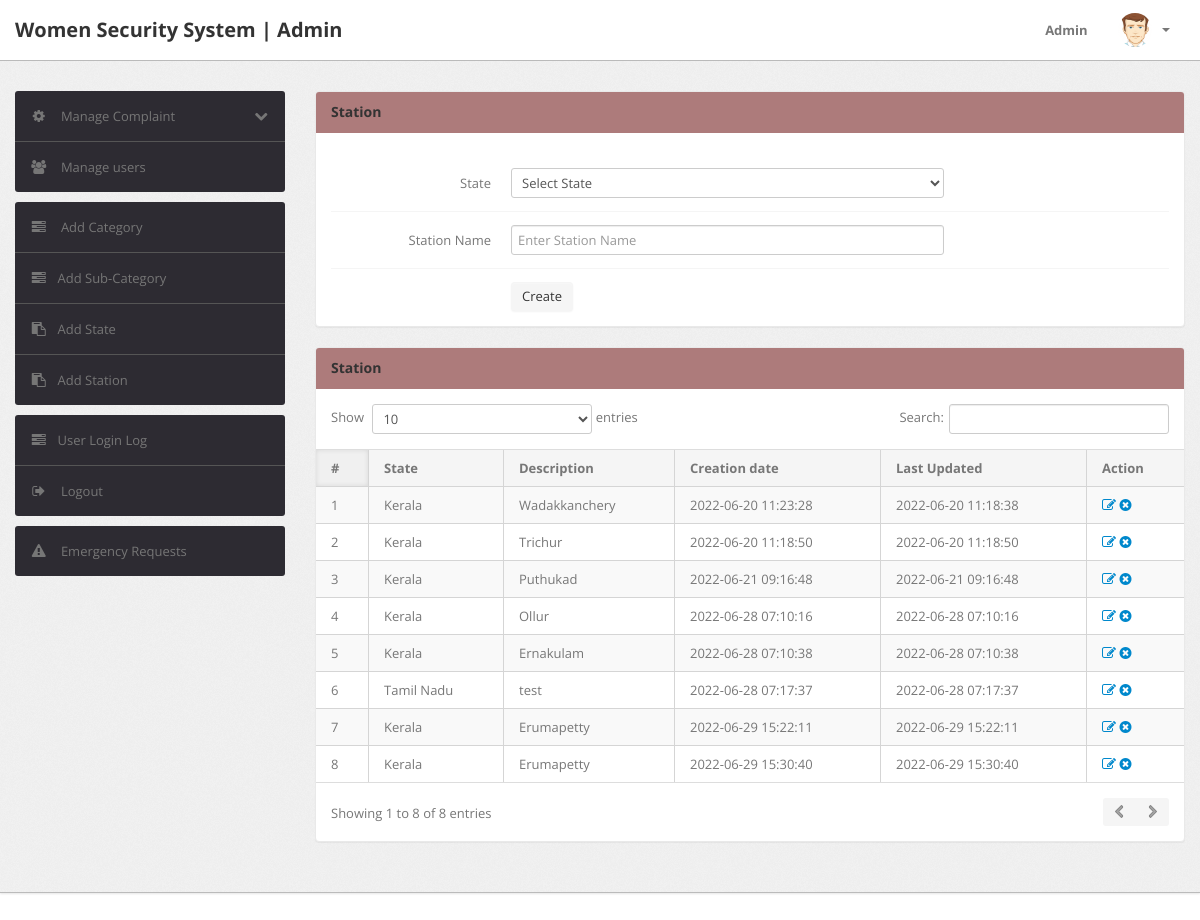
The page /admin/station.php (signed in) on the database its author committed.
### tables this page shows
CREATE TABLE `station` (
  `id` int(11) NOT NULL,
  `stateid` int(11) NOT NULL,
  `station` varchar(255) NOT NULL,
  `creationDate` timestamp NOT NULL DEFAULT current_timestamp() ON UPDATE current_timestamp(),
  `updationDate` timestamp NOT NULL DEFAULT current_timestamp()
);

CREATE TABLE `state` (
  `id` int(11) NOT NULL,
  `stateName` varchar(255) NOT NULL,
  `stateDescription` tinytext NOT NULL,
  `postingDate` timestamp NOT NULL DEFAULT current_timestamp(),
  `updationDate` varchar(255) DEFAULT NULL
);

### admin/station.php (the view, shortened to what this page needs)
<?php
include('include/config.php');
if(strlen($_SESSION['alogin'])==0)
	{
header('location:index.php');
}
else{
?>
<!DOCTYPE html>
<html lang="en">
<head>
	<link type="text/css" href="bootstrap/css/bootstrap.min.css" rel="stylesheet">
	<link type="text/css" href="bootstrap/css/bootstrap-responsive.min.css" rel="stylesheet">
	<link type="text/css" href="css/theme.css" rel="stylesheet">
	<link type="text/css" href="images/icons/css/font-awesome.css" rel="stylesheet">
</head>
<body>
<?php include('include/header.php');?>
	<div class="wrapper">
		<div class="container">
			<div class="row">
<?php include('include/sidebar.php');?>
			<div class="span9">
					<div class="content">
						<div class="module">
							<div class="module-head">
								<h3>Station</h3>
							</div>
							<div class="module-body">
									<br />
			<form class="form-horizontal row-fluid" name="station" method="post" >
<div class="control-group">
<label class="control-label" for="basicinput">State</label>
<div class="controls">
<select name="category" class="span8 tip" required>
<option value="">Select State</option>
</select>
</div>
</div>
<div class="control-group">
<label class="control-label" for="basicinput">Station Name</label>
<div class="controls">
<input type="text" placeholder="Enter Station Name"  name="subcategory" class="span8 tip" required>
</div>
</div>
	<div class="control-group">
											<div class="controls">
												<button type="submit" name="submit" class="btn">Create</button>
											</div>
										</div>
									</form>
							</div>
						</div>
	<div class="module">
							<div class="module-head">
								<h3>Station</h3>
							</div>
							<div class="module-body table">
								<table cellpadding="0" cellspacing="0" border="0" class="datatable-1 table table-bordered table-striped	 display" width="100%">
									<thead>
										<tr>
											<th>#</th>
											<th>State</th>
											<th>Description</th>
											<th>Creation date</th>
											<th>Last Updated</th>
											<th>Action</th>
										</tr>
									</thead>
									<tbody>
<?php $query=mysqli_query($bd, "select station.id,state.stateName,station.station,station.creationDate,station.updationDate from station join state on state.id=station.stateid");
$cnt=1;
while($row=mysqli_fetch_array($query))
{
?>
										<tr>
											<td><?php echo htmlentities($cnt);?></td>
											<td><?php echo htmlentities($row['stateName']);?></td>
											<td><?php echo htmlentities($row['station']);?></td>
											<td> <?php echo htmlentities($row['creationDate']);?></td>
											<td><?php echo htmlentities($row['updationDate']);?></td>
											<td>
											<a href="edit-station.php?id=<?php echo $row['id']?>" ><i class="icon-edit"></i></a>
											<a href="station.php?id=<?php echo $row['id']?>&del=delete" onClick="return confirm('Are you sure you want to delete?')"><i class="icon-remove-sign"></i></a></td>
										</tr>
										<?php $cnt=$cnt+1; } ?>
								</table>
							</div>
						</div>
					</div>
				</div>
			</div>
		</div>
	</div>
<?php include('include/footer.php');?>
</body>
<?php } ?>

### admin/include/header.php (shortened to what this page needs)
<div class="navbar navbar-fixed-top">
		<div class="navbar-inner">
			<div class="container">
			  	<a class="brand" href="index.html">
			  		Women Security System | Admin
			  	</a>
				<div class="nav-collapse collapse navbar-inverse-collapse">
					<ul class="nav pull-right">
						<li><a href="#">
							Admin
						</a></li>
						<li class="nav-user dropdown">
							<a href="#" class="dropdown-toggle" data-toggle="dropdown">
								<img src="images/user.png" class="nav-avatar" />
								<b class="caret"></b>
							</a>
						</li>
					</ul>
				</div>
			</div>
		</div>
	</div>

### admin/include/sidebar.php (shortened to what this page needs)
<div class="span3">
					<div class="sidebar">
<ul class="widget widget-menu unstyled">
							<li>
								<a class="collapsed" data-toggle="collapse" href="#togglePages">
									<i class="menu-icon icon-cog"></i>
									<i class="icon-chevron-down pull-right"></i><i class="icon-chevron-up pull-right"></i>
									Manage Complaint
								</a>
							</li>
							<li>
								<a href="manage-users.php">
									<i class="menu-icon icon-group"></i>
									Manage users
								</a>
							</li>
						</ul>
						<ul class="widget widget-menu unstyled">
                                <li><a href="category.php"><i class="menu-icon icon-tasks"></i> Add Category </a></li>
                                <li><a href="subcategory.php"><i class="menu-icon icon-tasks"></i>Add Sub-Category </a></li>
                                <li><a href="state.php"><i class="menu-icon icon-paste"></i>Add State</a></li>
								<li><a href="station.php"><i class="menu-icon icon-paste"></i>Add Station</a></li>
                            </ul>
						<ul class="widget widget-menu unstyled">
							<li><a href="user-logs.php"><i class="menu-icon icon-tasks"></i>User Login Log </a></li>
							<li>
								<a href="logout.php">
									<i class="menu-icon icon-signout"></i>
									Logout
								</a>
							</li>
						</ul>
						<ul class="widget widget-menu unstyled">
						<li>
								<a href="emergency.php">
									<i class="menu-icon icon-warning-sign"></i>
									Emergency Requests
								</a>
							</li></ul>
					</div>
				</div>

### admin/include/footer.php (shortened to what this page needs)
<div class="footer">
</div>

### rows shown on the page
station: stateid.stateName "Kerala", station "Wadakkanchery", creationDate "2022-06-20 11:23:28", updationDate "2022-06-20 11:18:38"
station: stateid.stateName "Kerala", station "Trichur", creationDate "2022-06-20 11:18:50", updationDate "2022-06-20 11:18:50"
station: stateid.stateName "Kerala", station "Puthukad", creationDate "2022-06-21 09:16:48", updationDate "2022-06-21 09:16:48"
station: stateid.stateName "Kerala", station "Ollur", creationDate "2022-06-28 07:10:16", updationDate "2022-06-28 07:10:16"
station: stateid.stateName "Kerala", station "Ernakulam", creationDate "2022-06-28 07:10:38", updationDate "2022-06-28 07:10:38"
station: stateid.stateName "Tamil Nadu", station "test", creationDate "2022-06-28 07:17:37", updationDate "2022-06-28 07:17:37"
station: stateid.stateName "Kerala", station "Erumapetty", creationDate "2022-06-29 15:22:11", updationDate "2022-06-29 15:22:11"
station: stateid.stateName "Kerala", station "Erumapetty", creationDate "2022-06-29 15:30:40", updationDate "2022-06-29 15:30:40"
